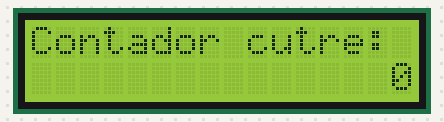
This sketch was run on a simulated Arduino Uno, built with avr-gcc and run on an emulated ATmega328P. On the bench: 16×2 character LCD.

Above: at 0.1 s.
At 5.1 s:
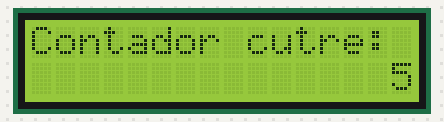
At 10.1 s:
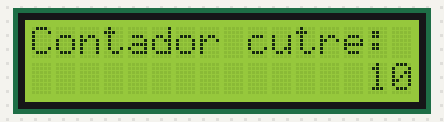
At 21.1 s:
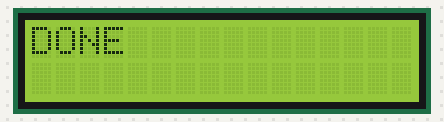
At 29.1 s:
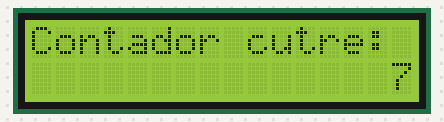
At 38.1 s:
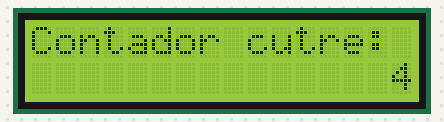

Measured:
- what the display in image 1 shows lasts 1.0 s, from 5.1 s to 6.1 s

The sketch:

Codigo_Arduino.ino
```cpp
#include <LiquidCrystal.h>

// Estos son los pines a la Arduino donde la pantalla esta conectada
const int rs = 12, en = 11, d4 = 5, d5 = 4, d6 = 3, d7 = 2;
LiquidCrystal lcd(rs, en, d4, d5, d6, d7);

void setup() {
  // Columnas y filas de la pantalla LCD:
  lcd.begin(16, 2);
}

void loop() {
  int control = 0;
  int maxNum = 10;
  int x = 0;
  bool flag = false;
  // Mensaje:
  lcd.print("Contador cutre:");
  // Poner el cursor a la fila 0 (la primera) o a 1 (la segunda fila)
  // Las columnas iran de 0 a 15, ya que es un display de 16 columnas y 2 filas
  lcd.setCursor(15, 1);
  lcd.print(control);
  delay(1000);

  for (x=0; x < maxNum*2; x++){
    lcd.setCursor(15, 1);
    if (flag){
      control--;
    }else{
      control++;
      if (control == maxNum){
        flag = true;
        lcd.setCursor(14, 1);
      }
    }
    lcd.print(control);
    delay(1000);
    // Borramos el 1 del 10
    if (control == maxNum){
      lcd.setCursor(14, 1);
      lcd.print(" ");
    }
  }
  lcd.clear();
  lcd.print("DONE");
  delay(1000);
  lcd.clear();
}
```
